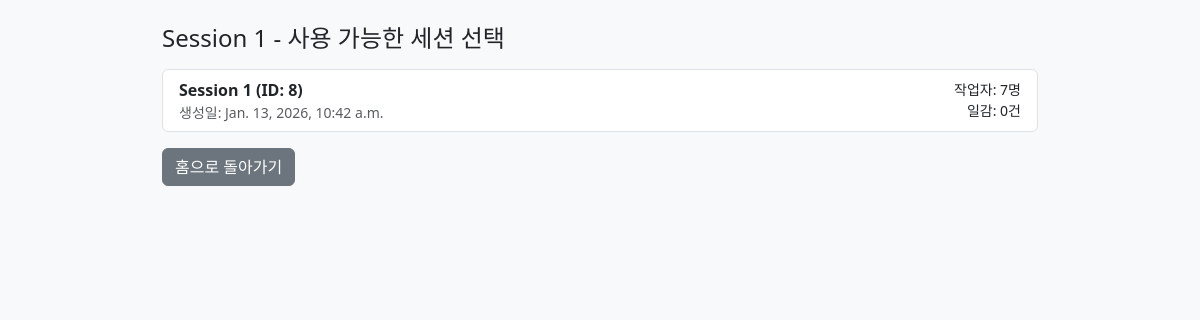
Before: /select_session/Session 1/ with the older database file.
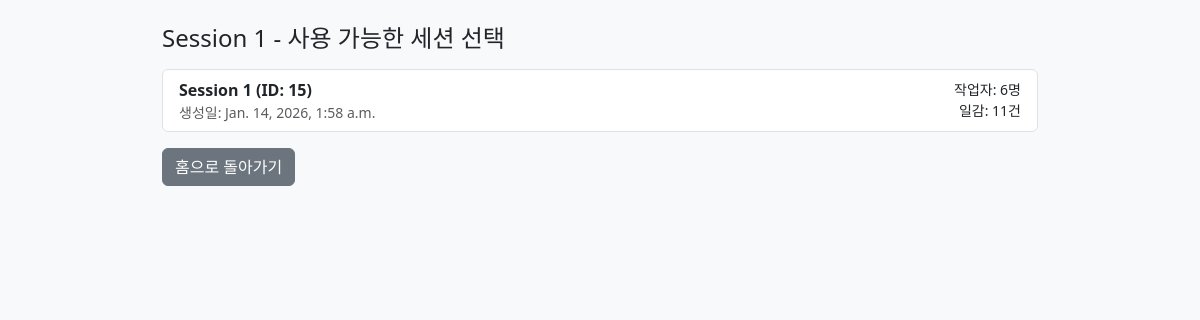
After: the same page with the newer database file.
### manning/models.py (models this page shows, shortened)
class WorkSession(models.Model):
    name = models.CharField(max_length=100, verbose_name="세션 이름") # 예: Section A
    created_at = models.DateTimeField(auto_now_add=True) # 만든 날짜
    is_active = models.BooleanField(default=True)

### manning/views.py (the view)
# urls.py: path('select_session/<str:name>/', views.SelectSessionView.as_view(), name='select_session'),
class SelectSessionView(View):
    def get(self, request, name):
        sessions = WorkSession.objects.filter(name=name, is_active=True).order_by('-created_at')
        return render(request, 'manning/select_session.html', {'sessions': sessions, 'slot_name': name})

### manning/templates/manning/select_session.html (shortened to what this page needs)
<!DOCTYPE html>
<html lang="ko">
    <head>
        <link
            href="https://cdn.jsdelivr.net/npm/bootstrap@5.3.0/dist/css/bootstrap.min.css"
            rel="stylesheet"
        />
    </head>
    <body class="p-4 bg-light">
        <div class="container" style="max-width: 900px">
            <h4 class="mb-3">{{ slot_name }} - 사용 가능한 세션 선택</h4>
            <div class="list-group mb-3">
                {% for s in sessions %}
                <a
                    href="{% url 'result_view' s.id %}"
                    class="list-group-item list-group-item-action d-flex justify-content-between align-items-center"
                >
                    <div>
                        <div class="fw-bold">{{ s.name }} (ID: {{ s.id }})</div>
                        <div class="small text-muted">
                            생성일: {{ s.created_at }}
                        </div>
                    </div>
                    <div class="text-end">
                        <div class="small">
                            작업자: {{ s.worker_set.count }}명
                        </div>
                        <div class="small">
                            일감: {{ s.workitem_set.count }}건
                        </div>
                    </div>
                </a>
                {% empty %}
                <div class="alert alert-info">선택 가능한 세션이 없습니다.</div>
                {% endfor %}
            </div>
            <a href="{% url 'home' %}" class="btn btn-secondary"
                >홈으로 돌아가기</a
            >
        </div>
    </body>
</html>

Changed rows visible on the page:
no longer on this page (row edited): WorkSession: name "Session 1", id "8", created_at "Jan. 13, 2026, 10:42 a.m.", worker_set.count "7", workitem_set.count "0"
added WorkSession: name "Session 1", id "15", created_at "Jan. 14, 2026, 1:58 a.m.", worker_set.count "6", workitem_set.count "11"
